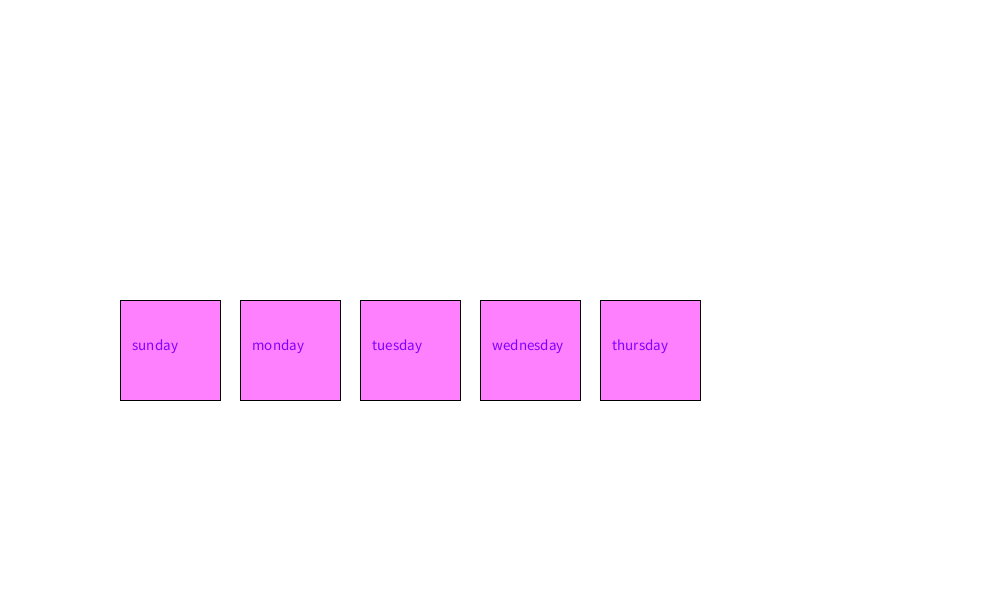
Frame 1 (no input)
Frame 60 (the mouse pressed at the canvas centre just before this capture): identical to frame 1, image omitted
Frame 120 (the mouse held since frame 60 and released just before this capture): identical to frame 1, image omitted

The Processing sketch that drew this single still picture (run headless with seeded random() and noise(); from frame 60 on, the mouse is pressed at the canvas centre):

// Processing sketch: Project_Classroutine
// ── Project_Classroutine.pde


box a, b;
int l=0,k=0,j=0;


boolean tgl= false;
void setup(){
  size(1000,600);
  a = new box();
  b = new box();
}

void draw(){  
  if(l==0){
  l= a.display(tgl);
  tgl=false;}
  if (l>0){
    if (k==0){
    k=a.display2(l, tgl);
    tgl=false;}
    if (k>0)
      if(j==0) 
      j=a.display3(k,tgl);
      tgl=false;
  }
  
}


void mousePressed(){
  tgl = ! tgl;
}

// ── Class_box.pde
class box{
int sq_len=100 , sq_num=5 , sq_spc=sq_len+20,p,q,r,m;

box(){
}

int display(boolean tgl){
  background(255);
  textSize(15);
  //__________________________________________________________STRINGS
  String s1= "sunday";
String s2= "monday";
String s3 = "tuesday";
String s4 ="wednesday";
String s5 ="thursday";
  //__________________________________________________________STRINGS
  for (int i=1; i<sq_num+1; i++/*,sq_spc+=60*/){
      //__________________________________________________________TEXT
    fill(0,0,255);
    if(i==1)
    text(s1,sq_spc*i+sq_len/8,height/2+sq_len/2);
    if(i==2)
    text(s2,sq_spc*i+sq_len/8,height/2+sq_len/2);
    if(i==3)
    text(s3,sq_spc*i+sq_len/8,height/2+sq_len/2);
    if(i==4)
    text(s4,sq_spc*i+sq_len/8,height/2+sq_len/2);
    if(i==5)
    text(s5,sq_spc*i+sq_len/8,height/2+sq_len/2);
      //__________________________________________________________TEXT
    fill(255,0,255,127);
    if (mouseX>sq_spc*i && mouseX<sq_spc*i+sq_len && mouseY>height/2 && mouseY<height/2+sq_len)
    {
      rect(sq_spc*i,height/2,sq_len,sq_len,15);
    if(tgl==true)
    {
      tgl=false;
      m=i;
      int p=days(i);
      return p;
    }
    }
    else
    rect(sq_spc*i,height/2,sq_len,sq_len);
    
  }
  return 0;
}



int display2(int sq_num, boolean tgl){
  background(255);
  fill(255,127,0);
  textSize(15);
  //m and i
    //__________________________________________________________STRINGS
  String m1i1= "FEEE";
String m1i2= "FEEE LAB";
String m2i1 = "ACCOUNTING";
String m2i2 ="PROGRAMMING";
String m2i3 ="MATH";
String m2i4 ="FME LAB";
String m3i3 ="ENGLISH";
String m4i2 ="PROGRAMMING LAB";
String m3i1 ="FME";
  //__________________________________________________________STRINGS
  
  for (int i=1; i<sq_num+1; i++/*,sq_spc+=60*/){
    
          //__________________________________________________________TEXT
    fill(50,127,255);
    if(m==1 && i==1 || m==3 && i==2)
    text(m1i1,sq_spc*i,height/2);
    if(m==1 && i==2)
    text(m1i2,sq_spc*i,height/2);
    if(m==2 && i==1 || m==5 && i==1)
    text(m2i1,sq_spc*i,height/2);
    if(m==2 && i==2 || m==4 && i==1 || m==4 && i==3)
    text(m2i2,sq_spc*i,height/2);
    if(m==2 && i==3 || m==5 && i==3)
    text(m2i3,sq_spc*i,height/2);
    if(m==2 && i==4)
    text(m2i4,sq_spc*i,height/2);
    if(m==3 && i==3 || m==5 && i==4)
    text(m3i3,sq_spc*i,height/2);
    if(m==4 && i==2)
    text(m4i2,sq_spc*i,height/2);
    if(m==3 && i==1 || m==5 && i==2)
    text(m3i1,sq_spc*i,height/2);
      //__________________________________________________________TEXT
      
      fill(0,255,127);
    if (mouseX>sq_spc*i && mouseX<sq_spc*i+sq_len && mouseY>height/2 && mouseY<height/2+sq_len)
    {
      rect(sq_spc*i,height/2,sq_len,sq_len,15);
      if (tgl==true){
      tgl=false;
      q=i;
      
      return(q);
      }
    }
    else
    rect(sq_spc*i,height/2,sq_len,sq_len);
   
  }
  return 0;
}



int display3(int i , boolean tgl){
  background(255);
  textSize(15);
  
  //__________________________________________________________STRINGS
  String p1= "8:30-9:50";
String p2= "10:00-11:20";
String p3 = "11:30-12:50";
String p4 ="2:00-3:20";
String p5 ="2:30-4:50";
String p6 ="10:00-12:50";
  //__________________________________________________________STRINGS
  
  //__________________________________________________________TEXT
    fill(50,127,255);
    if(m==2 && i==1 || m==5 && i==1 || m==4 && i==1)
    text(p1,(sq_spc*4)-25,height/2);
    if(m==2 && i==2 || m==3 && i==1 || m==5 && i==2)
    text(p2,(sq_spc*4)-25,height/2);
    if(m==1 && i==1 ||m==2 && i==3 ||m==3 && i==2 ||m==5 && i==3)
    text(p3,(sq_spc*4)-25,height/2);
    if(m==3 && i==3 || m==4 && i==3 || m==5 && i==4)
    text(p4,(sq_spc*4)-25,height/2);
    if(m==1 && i==2 || m==2 && i==4)
    text(p5,(sq_spc*4)-25,height/2);
    if(m==4 && i==2)
    text(p6,(sq_spc*4)-25,height/2);
      //__________________________________________________________TEXT
      
  fill(127,127,255,127);
    if (mouseX>width/2-sq_len/2 && mouseX<width/2+sq_len/2 && mouseY>height/2-sq_len/2 && mouseY<height/2+sq_len/2)
    {rect(width/2-sq_len/2,height/2-sq_len/2,sq_len,sq_len,15);
    if (tgl==true){
      tgl=false;
      return(0);
      }
    }
     else
    rect(width/2-sq_len/2,height/2-sq_len/2,sq_len,sq_len);
    //println(w);
  return 0;
}


int days(int n){
  if(n==1)
  return 2;
  else if(n==2)
  return 4;
  else if(n==3)
  return 3;
  else if(n==4)
  return 3;
  else if(n==5)
  return 4;
  else return 0;
}



}
